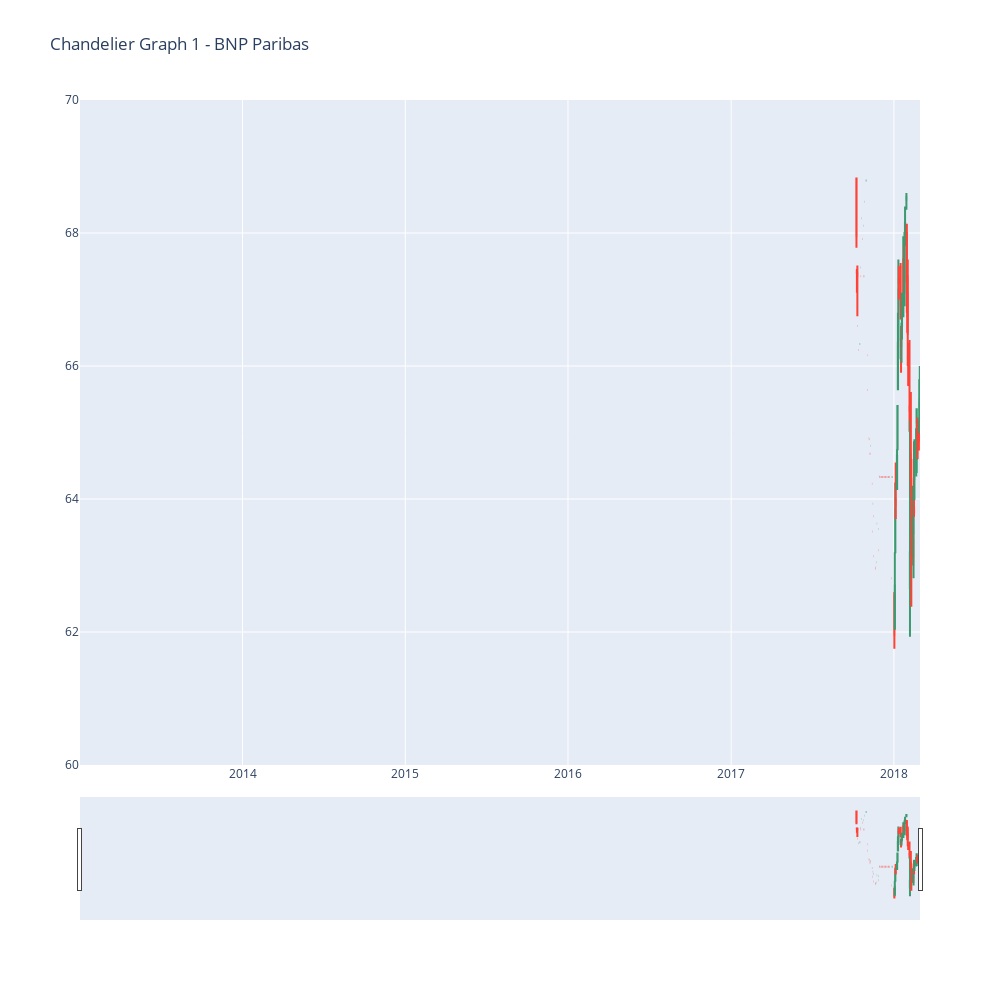

This figure's notebook cell:
### Markdown cell above
In order to better visualize the graph, we can scale the y-axis and x-axis

### Code cell
fig = go.Figure(data=[go.Candlestick(x=bnp['Date'],
                       open=bnp['Open'], high=bnp['High'],
                       low=bnp['Low'], close=bnp['Close'])])
fig.update_layout(
    width = 1000,
    height = 1000,
    title = "Chandelier Graph 1 - BNP Paribas ",
    yaxis = dict(
      range=[60,70]
    )
)

fig.show()

### Figure 1 — Plotly figure (JSON) as saved in the notebook; plotly's stock layout.template omitted (floating-point values rounded to 4 significant figures; data arrays with more than 128 entries replaced by an {"elided": "..."} marker saying what was removed)
{"data": [{"close": {"elided": "1299 float values"}, "high": {"elided": "1299 float values"}, "low": {"elided": "1299 float values"}, "open": {"elided": "1299 float values"}, "type": "candlestick", "x": {"elided": "1299 str values"}}], "layout": {"height": 1000, "title": {"text": "Chandelier Graph 1 - BNP Paribas "}, "width": 1000, "yaxis": {"range": [60, 70]}}}
